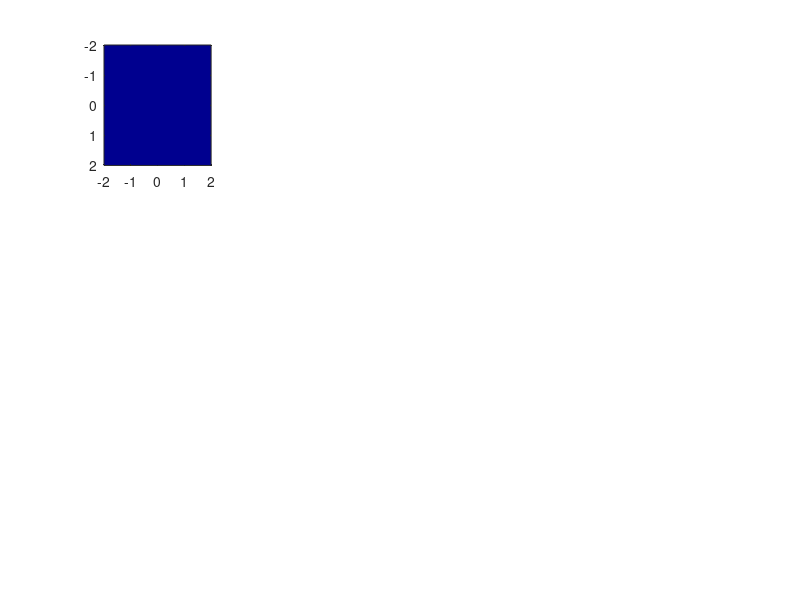

Write the MATLAB code that produced this figure. (Note: this script raises an error after producing the figure.)
clear all
close all

%% Desired Lattice
theta = [30, 90, 150, 210, 270, 330]; % hexogonal
% theta = [30, 150, 210, 330]; % square
% theta = [90, 270]; % standing wave

% Physical Parameter 
Nxz = 513; % pixels
Ny = 513; % pixels
n = 1.33;
lambda_exc = 0.488; % um 
lambda_dect = 0.488;
wavelength_exc =  lambda_exc / n;
wavelength_dect = lambda_dect / n;
NAmin = 0.50;
NAmax = 0.60;
NAdect = 1.1;
NAideal = (NAmin + NAmax)/2;
dither_period = 5; % um
dither_step = 201; % number of s teps per dither period 
gauss_bound_width = 3; % Gaussian Bounding, um
xz_scale = 2;
y_scale = 1;

k_wave = 1/wavelength_exc;
k_ideal = k_wave * NAideal / n;
k_bound = xz_scale * k_wave;
deltak = 2 * k_bound / Nxz;
deltax = 1/(2 * k_bound);

[ax, az] = meshgrid(  -(Nxz-1)/2 : (Nxz-1)/2 ) ; 
kx = deltak * ax;  %in unit wavelength
kz = kx';
ky = sqrt(k_wave^2 - kx.^2 - kz.^2);
x = deltax * ax; 
z = x'; 
y = (0:Ny) * deltax * y_scale; % max(y) = FOVy 

KX = kx(1,:) / k_wave;
KZ = KX';

X = x(1,:)  / wavelength_exc; % value * wavelength = physical value (um)
Z = X'; 
Y = y / wavelength_exc; 

% Generate Ideal lattice 
Illumi_ideal = zeros(size(ax));

kxposition = k_ideal * cosd(theta) /deltak; % pixel
kzposition = k_ideal * sind(theta) /deltak; % pixel

% Ideal lattice illumination
for j = 1:length(kxposition)

    Illumi_ideal( ...
        (Nxz+1)/2 + round(kzposition(j)) ,...
        (Nxz+1)/2 + round(kxposition(j)) ) = 1;
end

% Ideal lattice
E_ideal = ifft2(fftshift(Illumi_ideal)); % no need to shift since already at center


     subplot(3,4,1);
image1 = imagesc(KX,KZ, Illumi_ideal );
    colormap(jet)
    title("Rear Pupil Illumination of ideal Lattice, " +...
          "N_{xz} = " + num2str(Nxz) + ...
          ", K_{bound} = " + num2str(k_bound))
    xlabel("kx * \lambda")
    ylabel("kz * \lambda")
%     image1.Parent.XLim = [-xz_scale/2, xz_scale/2];
%     image1.Parent.YLim = [-xz_scale/2, xz_scale/2];
    colorbar;    

    subplot(3,4,2);
image2 = imagesc(X,Z, abs( E_ideal));
    title("Ideal Lattice," + ...
          "\lambda_{exc}/n = " + num2str(wavelength_exc, '%.3f') + "um" + ...
          " , n = " + num2str(n))
    xlabel("x/\lambda")
    ylabel("z/\lambda")
    colorbar;
    

% Gaussian Bounding and get rear pupil illum back

gauss_bound = exp(-2 * z.^2 / (gauss_bound_width)^2);
E_bound = gauss_bound .* E_ideal;

    subplot(3,4,3);
image3 = imagesc(X, Z, abs(E_bound));
    title("Bounded Ideal Lattice, " + ...
          "Bound width = " + num2str(gauss_bound_width) + "um")
    xlabel("x/\lambda")
    ylabel("z/\lambda")
    colorbar;
    

Illum_bound = abs(ifftshift(fft2(ifftshift(E_bound)))).^2;
Illum_bound = Illum_bound/max(max(Illum_bound));

    subplot(3,4,4)
image4 = imagesc( KX, KZ,...
                  Illum_bound );
    title("Rear pupil illumination after bounding")
    xlabel("kx * \lambda")
    ylabel("kz * \lambda")
%     image4.Parent.XLim = [-xz_scale/2, xz_scale/2];
%     image4.Parent.YLim = [-xz_scale/2, xz_scale/2];
    colorbar;
    

% Generate mask and filter
k_NAmax = NAmax /n * k_wave; % k
k_NAmin = NAmin /n * k_wave; 

% create mask
A_mask = ((k_NAmax > sqrt(kx.^2 + kz.^2)) .* (k_NAmin < sqrt(kx.^2 + kz.^2)));
Illum_mask = imfuse(Illum_bound,A_mask,"falsecolor","ColorChannels","green-magenta");
    subplot(3,4,5)
image5 = imagesc( KX, KZ,...
                  Illum_mask);
    title("Masking, " +...
          "NA_{max} = " + num2str(NAmax) +...
          ", NA_{min} = " + num2str(NAmin) )
    xlabel("kx * \lambda")
    ylabel("kz * \lambda")
    axis image;

% Create pupil function    
Pupil_fun_exc = Illum_bound;
    subplot(3,4,6)
image6 = imagesc( KX, KZ,...
                  Pupil_fun_exc );
    xlabel("kx * \lambda")
    ylabel("kz * \lambda")
    colorbar;
    axis image;


% PSF and OTF
PSF_exc = abs( fftshift(ifft2(Pupil_fun_exc)) ).^2;
PSF_exc = PSF_exc/max(max(PSF_exc));
    subplot(3,4,7)
image7 = imagesc(X, Z, PSF_exc);
    title("Excitation PSF")
    xlabel("x/\lambda")
    ylabel("z/\lambda")
    colorbar;
    axis image;

% OTF
OTF_exc = abs(fftshift(fft2(PSF_exc)));
OTF_exc = OTF_exc/max(max(OTF_exc));
    subplot(3,4,8)
image8 = imagesc( KX,...
                  KZ,...
                  OTF_exc ) ;
    title("Excitation OTF")
    xlabel("kx * \lambda")
    ylabel("kz * \lambda")
    colorbar;
    axis image;

% Dither 
PSF_exc_dither = PSF_exc;
for j = 1:dither_step
    PSF_exc_dither = PSF_exc_dither + ...
                     circshift(PSF_exc,round(j * dither_period / deltax / dither_step),2)/2;
end
PSF_exc_dither = PSF_exc_dither / max(max(PSF_exc_dither));

    subplot(3,4,9)
    hold on;
image9 = imagesc(X, Z ,PSF_exc_dither);
    title("Dithered Excitation PSF, " + ...
          "T_d = " + num2str(dither_period) + "um, " +...
          "Dither Step = " + num2str(dither_step))
    xlabel("x/\lambda")
    ylabel("z/\lambda")
    colorbar;
    axis image;

    subplot(3,4,10)
PSF_exc_dither_profile = PSF_exc_dither(:,(Nxz+1)/2);
PSF_exc_dither_profile = PSF_exc_dither_profile/max(max(PSF_exc_dither_profile));
image10 = plot( Z, PSF_exc_dither_profile);
    title("PSF Dithered Line Profile")
    ylabel("Normalized a.u. ")
    xlabel("z/\lambda")
    image10.LineWidth = 2;
    image10.Color = 'r';
    image10.Parent.YAxis.TickValues = linspace(0,1,11);
    grid on

% Dither OTF 
OTF_dither = abs(fftshift(fft2(PSF_exc_dither)));
OTF_dither = OTF_dither/max(max(OTF_dither));

    subplot(3,4,11)
    hold on
image11 = imagesc( KX,...
                   KZ,...
                   OTF_dither  );
    title("Dithered Excitation OTF")
    xlabel("kx * \lambda")
    ylabel("kz * \lambda")
    colorbar;
    axis image; 

    subplot(3,4,12)
OTF_dither = OTF_dither(:,(Nxz+1)/2);
OTF_dither = OTF_dither/max(max(OTF_dither));
image12 = plot( KZ, OTF_dither);
    title("OTF Dithered Line Profile, " + ...
        "K_x = " + num2str(0) )
    ylabel("Normalized a.u. ")
    xlabel("kz * \lambda")
    image12.LineWidth = 2;
    image12.Color = 'r';
    image12.Parent.YAxis.TickValues = linspace(0,1,11);
    grid on

%% Propagator
tic

I_prop = zeros(Nxz,Nxz,Ny);
Ein = Pupil_fun_exc;
for i = 1:length(y)
    propagator = exp(2*pi * 1i * ky * y(i));
    Eout = fftshift(fft2((Ein .* propagator)));
    I_prop(:,:,i) = abs(Eout.^2);
end  
I_prop = I_prop/max(max(max(I_prop)));
toc

% %% Detection
% Pupil_fun_dect = k_dect_ideal > sqrt(kxdect.^2 + kydect.^2);
% 
% % detection PSF
% PSF_dect = abs( fftshift(fft2(Pupil_fun_dect)) ).^2;
% PSF_dect = PSF_dect/max(max(PSF_dect));
% PSF_dect_profile = PSF_dect(:,(Nxz+1)/2);
% PSF_dect_profile = PSF_dect_profile/max(max(PSF_dect_profile));
% 
% % detection OTF
% OTF_dect = abs(fftshift(fft2(PSF_dect)));
% OTF_dect = OTF_dect/max(max(OTF_dect));
% OTF_dect_profile = OTF_dect(:,(Nxz+1)/2);
% OTF_dect_profile = OTF_dect_profile/max(max(OTF_dect_profile));

%% Ploting
fig2 = figure(2);
    colormap(jet)

    % plot xz
    subplot(3,4,1:2);
    slice = 1; % focal plane
image13 = imagesc(X,Z, squeeze(I_prop(:,:,slice)));
    title("xz plane, " + "Y = " + num2str(y(slice)) +...
          ", NA_{max} = " + num2str(NAmax) + ...
          ", NA_{min} = " + num2str(NAmin) )
    xlabel("x/\lambda")
    ylabel("z/\lambda")
    colorbar

    % plot yz profile
    subplot(3,4,3)
    slice = (Nxz+1)/2;
image14 = plot(y,squeeze(I_prop(slice,slice,:)));
    title("PSF-yz, " + ...
          "X = " + num2str(X(slice)) + ...
          ", Z = " + num2str(Z(slice))  )
    xlabel("y/\lambda")
    ylabel("Normalized a.u. ")
    image14.Color = 'r';
    image14.LineWidth = 2;
    grid on

%     % plot detection pupil func
%     subplot(3,4,4)
% image15 = imagesc(KXdect, Kbound, Pupil_fun_dect);
%     title("Detection PSF, " + "NA = " + num2str(NAdect))
%     xlabel("kx * \lambda")
%     ylabel("ky * \lambda")
%     colorbar
%     axis image;

    % plot yz
    subplot(3,4,5:6)
    slice = (Nxz+1)/2; 
image16 = imagesc(y,Z, squeeze(I_prop(:,slice,:)));
    title("yz plane, " + "X = " + num2str(X(slice)) )
    xlabel("y/\lambda")
    ylabel("z/\lambda")
    colorbar
    axis image

%     % plot detection PSF
%     subplot(3,4,7)
% image17 = imagesc(Xdect, Ydect, PSF_dect);
%     title("Detection PSF")
%     xlabel("x/\lambda")
%     ylabel("y/\lambda")
%     colorbar;
%     axis image;  
%     image17.Parent.XLim = [-10,10];
%     image17.Parent.YLim = [-10,10];
% 
%     % plot PSF line profile
%     subplot(3,4,8)
% image18 = plot(Ydect, PSF_dect_profile);
%     title("PSF_{dect} profile, " + ...
%           "X = " + num2str(0) )
%     xlabel("y/\lambda")
%     ylabel("Normalized a.u. ")
%     image18.Color = 'r';
%     image18.LineWidth = 2;
%     image18.Parent.XLim = [-10,10];
%     grid on
%     
%     % plot xy
%     subplot(3,4,9:10)
%     slice = (Nxz+1)/2;
% image19 = imagesc(Y,X,squeeze(I_prop(slice,:,:)));
%     title("xy plane, " + "Z = " + num2str(Z(slice)))
%     xlabel("y/\lambda")
%     ylabel("x/\lambda")
%     colorbar
% 
%     % plot detection OTF
%     subplot(3,4,11)
% image17 = imagesc(KXdect, KYdect, OTF_dect);
%     title("Detection OTF")
%     xlabel("kx * \lambda")
%     ylabel("ky * \lambda")
%     colorbar;
%     axis image;  
% 
%     % plot OTF line profile
%     subplot(3,4,12)
% image18 = plot(KYdect, OTF_dect_profile);
%     title("OTF_{dect} profile, " + ...
%           "KX = " + num2str(0) )
%     xlabel("ky * \lambda")
%     ylabel("Normalized a.u. ")
%     image18.Color = 'r';
%     image18.LineWidth = 2;
%     image18.Parent.XLim = [-0.5 0.5];
%     grid on
